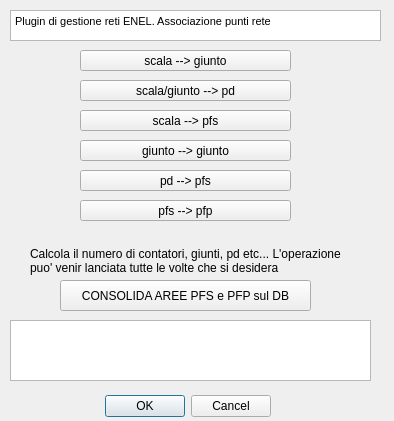
<?xml version="1.0" encoding="UTF-8"?>
<ui version="4.0">
 <class>ProgettoPNIDockWidgetBase</class>
 <widget class="QDialog" name="ProgettoPNIDockWidgetBase">
  <property name="geometry">
   <rect>
    <x>0</x>
    <y>0</y>
    <width>394</width>
    <height>421</height>
   </rect>
  </property>
  <property name="windowTitle">
   <string>ProgettoPNI</string>
  </property>
  <widget class="QDialogButtonBox" name="button_box">
   <property name="geometry">
    <rect>
     <x>90</x>
     <y>390</y>
     <width>181</width>
     <height>32</height>
    </rect>
   </property>
   <property name="orientation">
    <enum>Qt::Horizontal</enum>
   </property>
   <property name="standardButtons">
    <set>QDialogButtonBox::Cancel|QDialogButtonBox::Ok</set>
   </property>
  </widget>
  <widget class="QTextBrowser" name="txtHelp">
   <property name="geometry">
    <rect>
     <x>10</x>
     <y>10</y>
     <width>371</width>
     <height>31</height>
    </rect>
   </property>
   <property name="html">
    <string>&lt;!DOCTYPE HTML PUBLIC &quot;-//W3C//DTD HTML 4.0//EN&quot; &quot;http://www.w3.org/TR/REC-html40/strict.dtd&quot;&gt;
&lt;html&gt;&lt;head&gt;&lt;meta name=&quot;qrichtext&quot; content=&quot;1&quot; /&gt;&lt;style type=&quot;text/css&quot;&gt;
p, li { white-space: pre-wrap; }
&lt;/style&gt;&lt;/head&gt;&lt;body style=&quot; font-family:'MS Shell Dlg 2'; font-size:8.15094pt; font-weight:400; font-style:normal;&quot;&gt;
&lt;p style=&quot; margin-top:0px; margin-bottom:0px; margin-left:0px; margin-right:0px; -qt-block-indent:0; text-indent:0px;&quot;&gt;&lt;span style=&quot; font-size:8.15094pt;&quot;&gt;Plugin di gestione reti ENEL. Associazione punti rete&lt;/span&gt;&lt;/p&gt;&lt;/body&gt;&lt;/html&gt;</string>
   </property>
  </widget>
  <widget class="QTextBrowser" name="txtFeedback">
   <property name="geometry">
    <rect>
     <x>10</x>
     <y>320</y>
     <width>361</width>
     <height>61</height>
    </rect>
   </property>
  </widget>
  <widget class="QWidget" name="layoutWidget">
   <property name="geometry">
    <rect>
     <x>0</x>
     <y>0</y>
     <width>2</width>
     <height>2</height>
    </rect>
   </property>
   <layout class="QVBoxLayout" name="verticalLayout"/>
  </widget>
  <widget class="QToolButton" name="scala_giunto_btn">
   <property name="enabled">
    <bool>true</bool>
   </property>
   <property name="geometry">
    <rect>
     <x>80</x>
     <y>50</y>
     <width>211</width>
     <height>21</height>
    </rect>
   </property>
   <property name="text">
    <string>scala --&gt; giunto</string>
   </property>
  </widget>
  <widget class="QToolButton" name="scala_pd_btn">
   <property name="enabled">
    <bool>true</bool>
   </property>
   <property name="geometry">
    <rect>
     <x>80</x>
     <y>80</y>
     <width>211</width>
     <height>21</height>
    </rect>
   </property>
   <property name="text">
    <string>scala/giunto --&gt; pd</string>
   </property>
  </widget>
  <widget class="QToolButton" name="scala_pfs_btn">
   <property name="enabled">
    <bool>true</bool>
   </property>
   <property name="geometry">
    <rect>
     <x>80</x>
     <y>110</y>
     <width>211</width>
     <height>21</height>
    </rect>
   </property>
   <property name="text">
    <string>scala --&gt; pfs</string>
   </property>
  </widget>
  <widget class="QToolButton" name="giunto_giunto_btn">
   <property name="enabled">
    <bool>true</bool>
   </property>
   <property name="geometry">
    <rect>
     <x>80</x>
     <y>140</y>
     <width>211</width>
     <height>21</height>
    </rect>
   </property>
   <property name="text">
    <string>giunto --&gt; giunto</string>
   </property>
  </widget>
  <widget class="QToolButton" name="pd_pfs_btn">
   <property name="enabled">
    <bool>true</bool>
   </property>
   <property name="geometry">
    <rect>
     <x>80</x>
     <y>170</y>
     <width>211</width>
     <height>21</height>
    </rect>
   </property>
   <property name="text">
    <string>pd --&gt; pfs</string>
   </property>
  </widget>
  <widget class="QToolButton" name="pfs_pfp_btn">
   <property name="enabled">
    <bool>true</bool>
   </property>
   <property name="geometry">
    <rect>
     <x>80</x>
     <y>200</y>
     <width>211</width>
     <height>21</height>
    </rect>
   </property>
   <property name="text">
    <string>pfs --&gt; pfp</string>
   </property>
  </widget>
  <widget class="QToolButton" name="solid_btn_aree">
   <property name="enabled">
    <bool>true</bool>
   </property>
   <property name="geometry">
    <rect>
     <x>60</x>
     <y>280</y>
     <width>251</width>
     <height>31</height>
    </rect>
   </property>
   <property name="text">
    <string>CONSOLIDA AREE PFS e PFP sul DB</string>
   </property>
  </widget>
  <widget class="QLabel" name="label_7">
   <property name="geometry">
    <rect>
     <x>30</x>
     <y>240</y>
     <width>341</width>
     <height>41</height>
    </rect>
   </property>
   <property name="text">
    <string>Calcola il numero di contatori, giunti, pd etc... L'operazione 
puo' venir lanciata tutte le volte che si desidera</string>
   </property>
  </widget>
  <zorder>layoutWidget</zorder>
  <zorder>button_box</zorder>
  <zorder>txtHelp</zorder>
  <zorder>txtFeedback</zorder>
  <zorder>scala_giunto_btn</zorder>
  <zorder>scala_pd_btn</zorder>
  <zorder>scala_pfs_btn</zorder>
  <zorder>giunto_giunto_btn</zorder>
  <zorder>pd_pfs_btn</zorder>
  <zorder>pfs_pfp_btn</zorder>
  <zorder>solid_btn_aree</zorder>
  <zorder>label_7</zorder>
 </widget>
 <resources/>
 <connections>
  <connection>
   <sender>button_box</sender>
   <signal>accepted()</signal>
   <receiver>ProgettoPNIDockWidgetBase</receiver>
   <slot>accept()</slot>
   <hints>
    <hint type="sourcelabel">
     <x>20</x>
     <y>20</y>
    </hint>
    <hint type="destinationlabel">
     <x>20</x>
     <y>20</y>
    </hint>
   </hints>
  </connection>
  <connection>
   <sender>button_box</sender>
   <signal>rejected()</signal>
   <receiver>ProgettoPNIDockWidgetBase</receiver>
   <slot>reject()</slot>
   <hints>
    <hint type="sourcelabel">
     <x>20</x>
     <y>20</y>
    </hint>
    <hint type="destinationlabel">
     <x>20</x>
     <y>20</y>
    </hint>
   </hints>
  </connection>
 </connections>
</ui>
